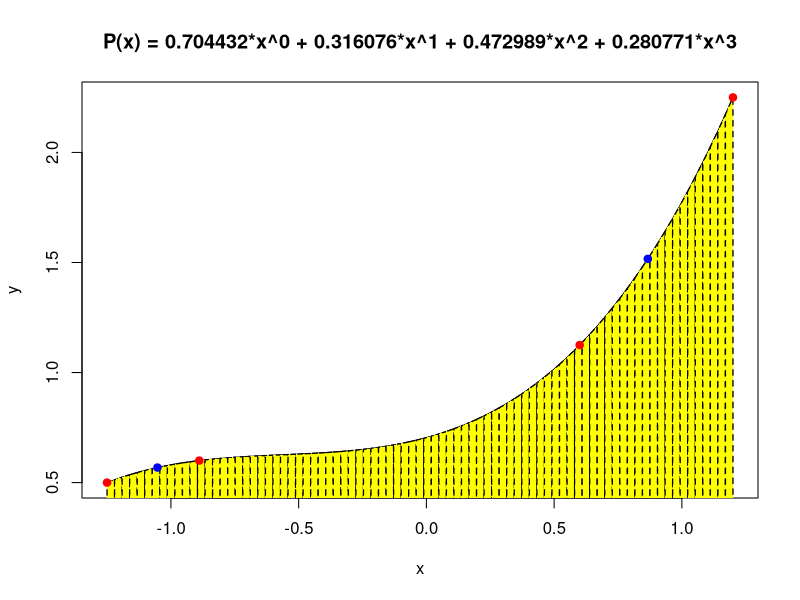

R code for this plot:
######################################################################
#Script automatico gerado por ‘trapezium’, software de interpolação #
#e integracao numérica                                              #
######################################################################

#
#Parametros. Devem ser preenchidos pelo software
#

#Nome da figura
nome <- 'saida.png'

#Dados tabelados
x.tab <- c(-1.250000,-0.888889,0.600000,1.200000);
y.tab <- c(0.500000,0.600000,1.125000,2.250000);

#Pontos interpolados, calculados pelo 'trapezium'
x.int <- c(-1.052632,0.866667);
y.int <- c(0.568329,1.516404);

# Coeficientes do polinomio interpolador
coef <- c(0.704432,0.316076,0.472989,0.280771);

# Numero de pontos da tabela
n.tab <- 4;

# Numero de pontos a interpolar
n.int <- 2;

# Numero de trapezios
n.tpz <- 83

# Titulo
titulo <- 'P(x) = 0.704432*x^0 + 0.316076*x^1 + 0.472989*x^2 + 0.280771*x^3'

#
# Esta parte do script deve funcionar desde que os parametros
# acima estejam devidamente preenchidos. E' a parte estatica
# do script. Copiar exatamente desta forma no arquivo de saida.
#

#calcula o valor interpolado para o ponto x
polinomio <- function(x, coef, n){
	resultado <- 0;
	for(i in 1:n){
		resultado <- resultado + coef[i] * (x^(i - 1));
	}
	return(resultado);
}

#
#Aqui começam os comandos para plotar os resultados
#

# Cria o arquivo .png
png(nome);

# Gerando figura com 100 pontos
gap <- (max(x.tab) - min(x.tab)) / 100;
x <- seq(min(x.tab),max(x.tab),gap);
y <- polinomio(x, coef, n.tab);
plot(x,y,type='l', main = titulo);

#Plota os trapezios
h <- (max(x.tab) - min(x.tab)) / n.tpz;
xp <- seq(min(x.tab), max(x.tab), h);
yp <- polinomio(xp, coef, n.tab);
for(i in 1:(n.tpz)){
	polygon(c(xp[i], xp[i], xp[i+1], xp[i+1], xp[i]),c(0, yp[i], yp[i+1], 0, 0),col='yellow', border='black', lty=2, lwd=1.3);
}

#Pontos da tabela
for(i in 1:n.tab){
	points(x.tab[i],y.tab[i],col='red',pch=19);
}

# Pontos interpolados
for(i in 1:n.tab){
	points(x.int[i],y.int[i],col='blue',pch=19);
}

# Encerra a criação do arquivo .png
dev.off();
